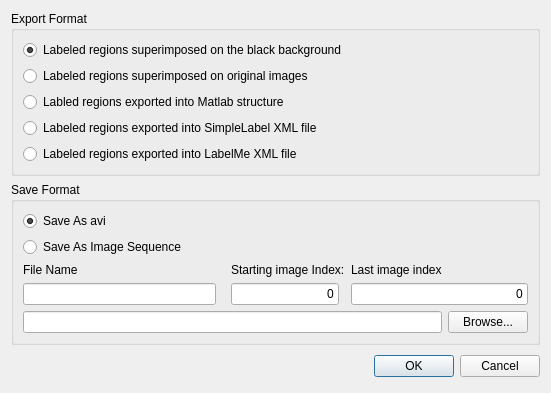
<?xml version="1.0" encoding="UTF-8"?>
<ui version="4.0">
 <class>SaveDialogUi</class>
 <widget class="QDialog" name="SaveDialogUi">
  <property name="geometry">
   <rect>
    <x>0</x>
    <y>0</y>
    <width>551</width>
    <height>353</height>
   </rect>
  </property>
  <property name="sizePolicy">
   <sizepolicy hsizetype="Fixed" vsizetype="Fixed">
    <horstretch>0</horstretch>
    <verstretch>0</verstretch>
   </sizepolicy>
  </property>
  <property name="windowTitle">
   <string>Export Dialog</string>
  </property>
  <property name="modal">
   <bool>true</bool>
  </property>
  <layout class="QGridLayout" name="gridLayout_2">
   <item row="3" column="3">
    <widget class="QPushButton" name="okButton">
     <property name="text">
      <string>OK</string>
     </property>
    </widget>
   </item>
   <item row="3" column="4">
    <widget class="QPushButton" name="cancelButton">
     <property name="text">
      <string>Cancel</string>
     </property>
    </widget>
   </item>
   <item row="3" column="2">
    <spacer>
     <property name="orientation">
      <enum>Qt::Horizontal</enum>
     </property>
     <property name="sizeHint" stdset="0">
      <size>
       <width>131</width>
       <height>31</height>
      </size>
     </property>
    </spacer>
   </item>
   <item row="0" column="0" colspan="5">
    <widget class="QGroupBox" name="gBoxExportFormat">
     <property name="title">
      <string>Export Format</string>
     </property>
     <layout class="QVBoxLayout" name="verticalLayout">
      <item>
       <widget class="QRadioButton" name="rbtnBlackBgrd">
        <property name="text">
         <string>Labeled regions superimposed on the black background</string>
        </property>
        <property name="checked">
         <bool>true</bool>
        </property>
       </widget>
      </item>
      <item>
       <widget class="QRadioButton" name="rbtnOrigImage">
        <property name="text">
         <string>Labeled regions superimposed on original images</string>
        </property>
       </widget>
      </item>
      <item>
       <widget class="QRadioButton" name="rbtnMatlabStruct">
        <property name="text">
         <string>Labled regions exported into Matlab structure</string>
        </property>
       </widget>
      </item>
      <item>
       <widget class="QRadioButton" name="rbtnSimpleLabelXML">
        <property name="text">
         <string>Labeled regions exported into SimpleLabel XML file</string>
        </property>
       </widget>
      </item>
      <item>
       <widget class="QRadioButton" name="rbtLabelMeXML">
        <property name="text">
         <string>Labeled regions exported into LabelMe XML file</string>
        </property>
       </widget>
      </item>
     </layout>
    </widget>
   </item>
   <item row="1" column="0" colspan="5">
    <widget class="QGroupBox" name="gboxSaveFormat">
     <property name="title">
      <string>Save Format</string>
     </property>
     <layout class="QGridLayout" name="gridLayout">
      <item row="0" column="0">
       <widget class="QRadioButton" name="rbtnSaveAsAVI">
        <property name="text">
         <string>Save As avi</string>
        </property>
        <property name="checked">
         <bool>true</bool>
        </property>
       </widget>
      </item>
      <item row="0" column="1" colspan="4">
       <spacer name="horizontalSpacer_2">
        <property name="orientation">
         <enum>Qt::Horizontal</enum>
        </property>
        <property name="sizeHint" stdset="0">
         <size>
          <width>140</width>
          <height>20</height>
         </size>
        </property>
       </spacer>
      </item>
      <item row="1" column="0" colspan="2">
       <widget class="QRadioButton" name="rbtnSaveImgSeq">
        <property name="text">
         <string>Save As Image Sequence</string>
        </property>
       </widget>
      </item>
      <item row="5" column="0" colspan="5">
       <widget class="QLineEdit" name="edtSavePath">
        <property name="readOnly">
         <bool>true</bool>
        </property>
       </widget>
      </item>
      <item row="5" column="5">
       <widget class="QPushButton" name="btnBrowse">
        <property name="sizePolicy">
         <sizepolicy hsizetype="Fixed" vsizetype="Fixed">
          <horstretch>0</horstretch>
          <verstretch>0</verstretch>
         </sizepolicy>
        </property>
        <property name="text">
         <string>Browse...</string>
        </property>
       </widget>
      </item>
      <item row="3" column="0">
       <widget class="QLineEdit" name="edtFileNamePrefix"/>
      </item>
      <item row="2" column="0">
       <widget class="QLabel" name="lblPrefix">
        <property name="text">
         <string>File Name</string>
        </property>
       </widget>
      </item>
      <item row="2" column="2">
       <widget class="QLabel" name="lblFirstImageIndex">
        <property name="text">
         <string>Starting image Index:</string>
        </property>
       </widget>
      </item>
      <item row="3" column="2">
       <widget class="QLineEdit" name="edtFirstImageIndex">
        <property name="sizePolicy">
         <sizepolicy hsizetype="Fixed" vsizetype="Fixed">
          <horstretch>0</horstretch>
          <verstretch>0</verstretch>
         </sizepolicy>
        </property>
        <property name="maximumSize">
         <size>
          <width>16777215</width>
          <height>16777215</height>
         </size>
        </property>
        <property name="inputMask">
         <string/>
        </property>
        <property name="text">
         <string>0</string>
        </property>
        <property name="maxLength">
         <number>5</number>
        </property>
        <property name="alignment">
         <set>Qt::AlignRight|Qt::AlignTrailing|Qt::AlignVCenter</set>
        </property>
       </widget>
      </item>
      <item row="3" column="3" colspan="3">
       <widget class="QLineEdit" name="edtLastImageIndex">
        <property name="text">
         <string>0</string>
        </property>
        <property name="alignment">
         <set>Qt::AlignRight|Qt::AlignTrailing|Qt::AlignVCenter</set>
        </property>
       </widget>
      </item>
      <item row="2" column="3" colspan="2">
       <widget class="QLabel" name="lblLastImageIndex">
        <property name="text">
         <string>Last image index</string>
        </property>
       </widget>
      </item>
     </layout>
    </widget>
   </item>
  </layout>
 </widget>
 <resources/>
 <connections>
  <connection>
   <sender>okButton</sender>
   <signal>clicked()</signal>
   <receiver>SaveDialogUi</receiver>
   <slot>accept()</slot>
   <hints>
    <hint type="sourcelabel">
     <x>278</x>
     <y>253</y>
    </hint>
    <hint type="destinationlabel">
     <x>96</x>
     <y>254</y>
    </hint>
   </hints>
  </connection>
  <connection>
   <sender>cancelButton</sender>
   <signal>clicked()</signal>
   <receiver>SaveDialogUi</receiver>
   <slot>reject()</slot>
   <hints>
    <hint type="sourcelabel">
     <x>369</x>
     <y>253</y>
    </hint>
    <hint type="destinationlabel">
     <x>179</x>
     <y>282</y>
    </hint>
   </hints>
  </connection>
 </connections>
</ui>
